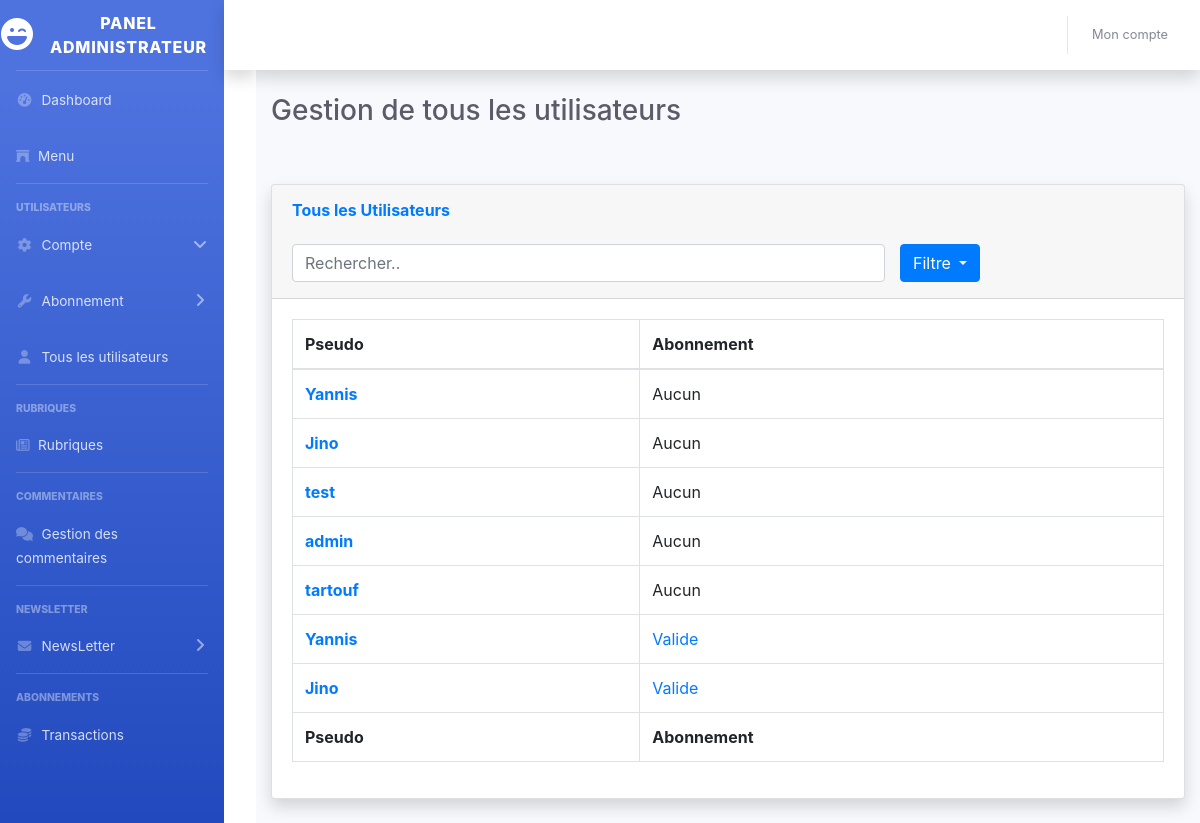
The app's page /BO/public/index.php?cas=BO_Users&action=ViewAll (signed in) with its own data.
### tables this page shows
CREATE TABLE `utilisateurs` (
  `id` int(11) NOT NULL,
  `pseudo` varchar(20) NOT NULL,
  `email` varchar(50) NOT NULL DEFAULT '-',
  `password` text NOT NULL,
  `accountType` int(11) NOT NULL DEFAULT 2
);

CREATE TABLE `transaction` (
  `transactionId` varchar(50) NOT NULL,
  `paymentStatus` varchar(20) NOT NULL,
  `typeAchat` varchar(5) DEFAULT NULL,
  `idUser` int(11) DEFAULT NULL,
  `monthlyPayment` date NOT NULL
);

### BO/Views/View_BO_Users.php (called while the page is built, shortened)
<?php
class View_BO_Users implements Views_interface{
    private string $state;
    private function __construct($state, $datas){
        $this->state = $state;
        $this->datas = $datas;
    }
    public function getPageContent(): string {
        return (@include_once "../public/templates/users/Users_{$this->state}.php") ?
            include_once "../public/templates/users/Users_{$this->state}.php" :
            include_once "../public/templates/users/Users_ViewAll.php";
    }
}

### BO/Views/View.php (called while the page is built, shortened)
<?php
class View{
    public $body;
    private static $_instance = null;
    public function getContent(): string{
        $str = include 'header_html.php';
        $str .= View_BO_Menu::getInstance()->getPageContent();
        $str .= isset($this->body) ? $this->body->getPageContent() : '';
        $str .= View_BO_Footer::getInstance()->getPageContent();
        $str .= include 'footer_html.php';
        return substr($str, (strlen($str)), -1);
    }
    public static function getInstance(): View {
        self::$_instance = is_null(self::$_instance) ? new View() : self::$_instance;
        return self::$_instance;
    }
}

### BO/Models/Database_Users.php (called while the page is built, shortened)
<?php
class Database_Users extends Database {
    private PDO $pdo;
    private static $_instance = null;
    private function __construct(){
        $this->pdo = parent::getInstance()->getPDO();
    }
    public function getallUsers(){
        $req = $this->pdo->prepare('SELECT * FROM utilisateurs');
        $req->execute();
        return $req->fetchAll(PDO::FETCH_ASSOC);
    }
    public function getAllSubscribers(){
        $req = $this->pdo->prepare('SELECT *
        FROM ((abonnement AS abonnement
            INNER JOIN utilisateurs AS utilisateurs ON ( abonnement.idUtilisateur  = utilisateurs.id  ))
                 INNER JOIN transaction AS transaction ON ( transaction.idUser  = utilisateurs.id  ))
        WHERE monthlyPayment IN (
            SELECT MAX(monthlyPayment)
            FROM transaction
            GROUP BY idUser
        ) GROUP BY idAbonnement');
        $req->execute();
        return $req->fetchAll(PDO::FETCH_ASSOC);
    }
    public static function getInstance(): Database_Users {
        self::$_instance = is_null(self::$_instance) ? new Database_Users() : self::$_instance;
        return self::$_instance;
    }
}

### BO/Models/Database.php (called while the page is built, shortened)
<?php
class Database
{
    private PDO $pdo;
    private string $dbhost = "";
    private string $dbname = "";
    private string $username = "";
    private string $password = "";
    private static $_instance = null;
    private function __construct(){
        try {
            $this->pdo = new PDO("mysql:host={$this->dbhost};dbname={$this->dbname};", $this->username, $this->password);
        }catch (\Exception $e){
            die('Erreur : Impossible de créer l\'objet PDO');
        }
    }
    public function getPDO(){
        return $this->pdo;
    }
    public static function getInstance(): Database {
        self::$_instance = is_null(self::$_instance) ? new Database() : self::$_instance;
        return self::$_instance;
    }
}

### BO/Models/Users/Users.php (called while the page is built, shortened)
<?php
class Users{
    private static $_instance = null;
    public function getAllUsers(){
        return Database_Users::getInstance()->getallUsers();
    }
    public function getAllSubscribers(){
        return Database_Users::getInstance()->getAllSubscribers();
    }
    public static function getInstance(): Users {
        self::$_instance = is_null(self::$_instance) ? new Users() : self::$_instance;
        return self::$_instance;
    }
}

### BO/Controlers/Controler_BO_Users.php (called while the page is built, shortened)
<?php
switch($_REQUEST['action']):
    case 'ViewAll':
        $view->body = View_BO_Users::getInstance($_REQUEST['action'], Array(
            "users" => Users::getInstance()->getAllUsers(),
            "subscribers" => Users::getInstance()->getAllSubscribers()
        ));
        break;
endswitch;

### BO/public/templates/users/Users_ViewAll.php (the view, shortened to what this page needs)
<div class="container-fluid">
    <h1 class="h3 mb-2 text-gray-800">Gestion de tous les utilisateurs</h1>
    <br>
    <br>
    <div class="card shadow mb-4">
        <div class="card-header py-3">
            <h6 class="m-0 font-weight-bold text-primary">Tous les Utilisateurs</h6>
            <br>
            <div class="form-check-inline col-sm-10">
                <input class="form-control col-smfa-rotate-180" id="search" value="<?=isset($_REQUEST['search']) ? $_REQUEST['search'] : ''?>" type="text" placeholder="Rechercher..">
                <div class="dropdown col-sm-2">
                    <button class="btn btn-primary dropdown-toggle" type="button" data-toggle="dropdown">Filtre
                        <span class="caret"></span></button>
                </div>
            </div>
            <br>
        </div>
        <div class="card-body">
            <div class="table-responsive" >
                <table class="table table-bordered" id="table" width="100%" cellspacing="0">
                    <thead>
                    <tr>
                        <th>Pseudo</th>
                        <th>Abonnement</th>
                    </tr>
                    </thead>
                    <tfoot>
                    <tr>
                        <th>Pseudo</th>
                        <th>Abonnement</th>
                    </tr>
                    </tfoot>
                    <tbody>
                    <?php
                    foreach($this->datas['users'] as $user){
                   echo '
                    <tr class="search-item">
                        <th scope="row">
                            <a href="index.php?cas=BO_Users&action=ViewUsers&search='. $user["pseudo"] .'">
                            '.$user["pseudo"].'
                            </a>
                        </th>
                        <td>
                            Aucun
                        </td>
                    </tr>';
                    }
                    foreach($this->datas['subscribers'] as $abo){
                    ?>
                    <tr class="search-item">
                        <th scope="row">
                            <a href="index.php?cas=BO_Users&action=ViewSubscribers&search=<?=$abo["pseudo"]?>">
                            <?=$abo["pseudo"]?>
                            </a>
                        </th>
                        <td>
                            <a href="index.php?cas=BO_Users&action=ViewSubscribers&search=<?=$abo["pseudo"]?>">
                            <?php
                            if((new DateTime())->format('Y-m-d') < (new DateTime($abo['dateFin']))->format('Y-m-d')) {
                                echo  'Valide';
                            } else {
                                echo 'Contrat terminé le ' . (new DateTime($abo["dateFin"]))->format('d/m/Y');
                            }
                            ?>
                            </a></td>
                    </tr>
                    <?php } ?>
                    </tbody>
                </table>
            </div>
        </div>
    </div>
</div>
</div>

### records on screen
utilisateurs: pseudo "Yannis"
utilisateurs: pseudo "Jino"
utilisateurs: pseudo "test"
utilisateurs: pseudo "admin"
utilisateurs: pseudo "tartouf"
transaction: idUser.pseudo "Yannis"
transaction: idUser.pseudo "Jino"
